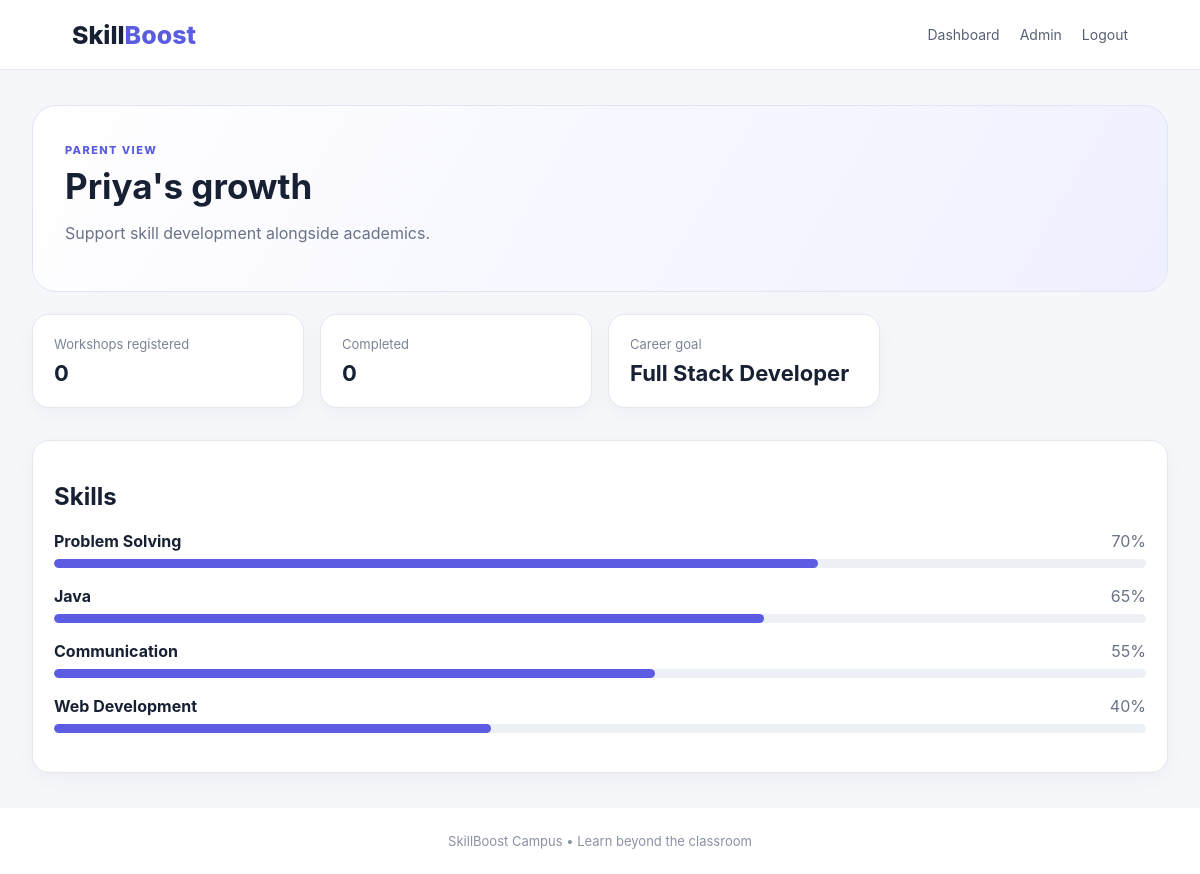
/parent_dashboard.php (signed in), run on the app's committed database.
### tables this page shows
CREATE TABLE users (
    id INT AUTO_INCREMENT PRIMARY KEY,
    name VARCHAR(100) NOT NULL,
    email VARCHAR(150) NOT NULL UNIQUE,
    password VARCHAR(255) NOT NULL,
    role ENUM('student','parent','teacher','admin') NOT NULL DEFAULT 'student',
    branch VARCHAR(100) DEFAULT NULL,
    year_level INT DEFAULT NULL,
    career_goal VARCHAR(150) DEFAULT NULL,
    created_at TIMESTAMP DEFAULT CURRENT_TIMESTAMP
);

CREATE TABLE skills (
    id INT AUTO_INCREMENT PRIMARY KEY,
    user_id INT NOT NULL,
    skill_name VARCHAR(100) NOT NULL,
    progress INT NOT NULL DEFAULT 0,
    UNIQUE KEY unique_user_skill (user_id, skill_name),
    FOREIGN KEY (user_id) REFERENCES users(id) ON DELETE CASCADE
);

### parent_dashboard.php (the view)
<?php
require_once "config.php"; require_login(); $u=current_user();
$student=$pdo->query("SELECT * FROM users WHERE role='student' ORDER BY id LIMIT 1")->fetch();
$reg=$pdo->prepare("SELECT COUNT(*) c FROM registrations WHERE user_id=? AND status='registered'");$reg->execute([$student['id']]);$reg=$reg->fetch()['c'];
$done=$pdo->prepare("SELECT COUNT(*) c FROM registrations WHERE user_id=? AND status='completed'");$done->execute([$student['id']]);$done=$done->fetch()['c'];
$skills=$pdo->prepare("SELECT * FROM skills WHERE user_id=? ORDER BY progress DESC");$skills->execute([$student['id']]);$skills=$skills->fetchAll();
?>
<?php $page_title="Parent Dashboard"; include "header.php"; ?>
<div class="hero"><div><span class="eyebrow">PARENT VIEW</span><h1><?=htmlspecialchars($student['name'])?>'s growth</h1><p>Support skill development alongside academics.</p></div></div>
<div class="stats"><div class="stat"><span>Workshops registered</span><b><?=$reg?></b></div><div class="stat"><span>Completed</span><b><?=$done?></b></div><div class="stat"><span>Career goal</span><b><?=htmlspecialchars($student['career_goal'])?></b></div></div>
<div class="card"><h2>Skills</h2><?php foreach($skills as $s):?><div class="skill-row"><div><b><?=htmlspecialchars($s['skill_name'])?></b><span><?=$s['progress']?>%</span></div><div class="progress"><i style="width:<?=$s['progress']?>%"></i></div></div><?php endforeach;?></div>
<?php include "footer.php"; ?>

### assets/style.css (style rules this page uses)
* { box-sizing:border-box }
body { margin:0;font-family:Inter,Segoe UI,Arial,sans-serif;background:#f5f7fb;color:#182033 }
.hero { display:flex;justify-content:space-between;align-items:center;background:linear-gradient(120deg,#fff,#eef0ff);border:1px solid #e1e4f5;border-radius:24px;padding:32px;margin-bottom:22px }
.hero h1 { margin:7px 0;font-size:35px }
.hero p { color:#697286 }
.eyebrow { font-size:11px;font-weight:800;letter-spacing:1.4px;color:#5b5ce2 }
.stats { display:grid;grid-template-columns:repeat(4,1fr);gap:16px;margin-bottom:32px }
.stat,.card { background:#fff;border:1px solid #e4e7ee;border-radius:17px;padding:21px;box-shadow:0 6px 20px rgba(30,35,60,.04) }
.stat span { display:block;color:#7b8496;font-size:13px;margin-bottom:8px }
.stat b { font-size:22px }
.skill-row { margin:18px 0 }
.skill-row>div:first-child { display:flex;justify-content:space-between;margin-bottom:8px }
.skill-row span { color:#697286 }
.progress { height:9px;background:#edf0f5;border-radius:20px;overflow:hidden }
.progress i { display:block;height:100%;background:#5b5ce2;border-radius:20px }

### data on the page
users: name "Priya", career_goal "Full Stack Developer"
skills: skill_name "Problem Solving", progress "70"
skills: skill_name "Java", progress "65"
skills: skill_name "Communication", progress "55"
skills: skill_name "Web Development", progress "40"

### other printed values
$reg "0"
$done "0"
